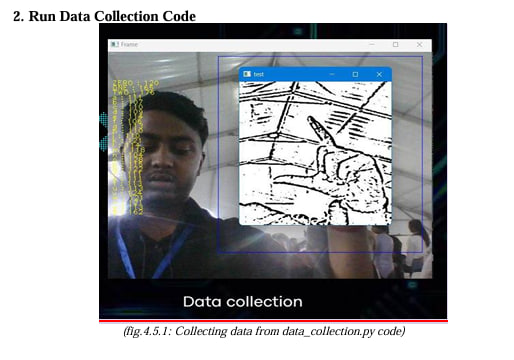
#> input picture Data_Collection Interface.jpg, 514 x 360 px; its folder holds only this picture in this run
$ python -i image_processing.py   (imports and definitions only)
#> lines starting #> are read from the running program, lines starting #| are printed output that depends on the picture; after the words box and inside, x2 and y2 are one past the last pixel; in counts of white or black regions, pixels touching at a corner belong together
import numpy as np
import cv2
import os

minValue = 70

def process_image(image_path):
#> called with image_path = 'Data_Collection Interface.jpg'
    frame = cv2.imread(image_path)
#> frame is the input picture: shape (360, 514, 3); mean B, G, R 172.7, 170.4, 169.7
    if frame is None:
        print(f"Error: Could not read the image {image_path}. Check the file path.")
        return None

    gray = cv2.cvtColor(frame, cv2.COLOR_BGR2GRAY)
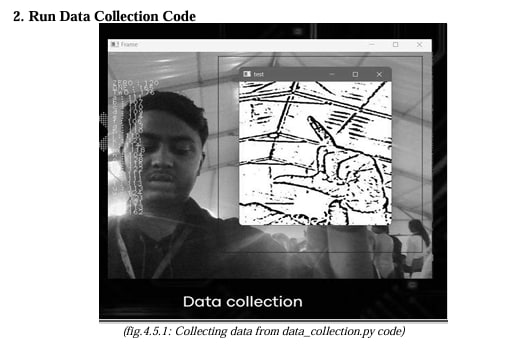
#> gray: shape (360, 514); min 0, max 255, mean 170.5
    blur = cv2.GaussianBlur(gray, (5, 5), 2)
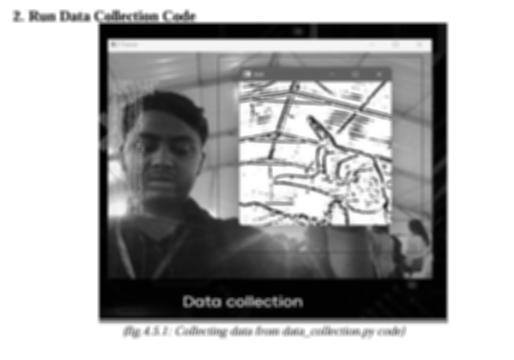
#> blur: shape (360, 514); min 0, max 255, mean 170.5

    th3 = cv2.adaptiveThreshold(blur, 255, cv2.ADAPTIVE_THRESH_GAUSSIAN_C, cv2.THRESH_BINARY_INV, 11, 2)
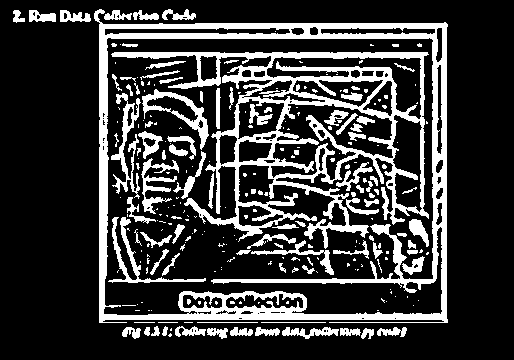
#> th3: shape (360, 514); 22.3% white; 260 white regions (165 under 20 px), largest, box (x1, y1, x2, y2) and area: (94, 9, 448, 323) 14612, (111, 52, 429, 249) 13233, (111, 93, 141, 199) 957
    ret, res = cv2.threshold(th3, minValue, 255, cv2.THRESH_BINARY_INV + cv2.THRESH_OTSU)
#> ret = 0

    return res

def process_images_in_folder(folder_path, output_folder_path):
    # Create the output folder if it doesn't exist
    if output_folder_path and not os.path.exists(output_folder_path):
        os.makedirs(output_folder_path)

    for filename in os.listdir(folder_path):
        if filename.lower().endswith(('.png', '.jpg', '.jpeg', '.bmp')):  # Check if the file is an image
            image_path = os.path.join(folder_path, filename)  # Create full path
            processed_image = process_image(image_path)

            if processed_image is not None:
                # Determine the output path
                if output_folder_path:
                    processed_image_path = os.path.join(output_folder_path, f"processed_{filename}")
                else:
                    processed_image_path = os.path.join(folder_path, f"processed_{filename}")

                # Save the processed image
                cv2.imwrite(processed_image_path, processed_image)
                print(f"Processed image saved as: {processed_image_path}")

# Specify the folder path containing the images
folder_path = r"E:\Hackathon Project\Smart Attendance System\data\train\E"
# Specify the output folder path (change or set to None as needed)
output_folder_path = r"E:\Hackathon Project\Smart Attendance System\data\Processed Images\E"

# [1 line not run here, left out]

>>> result = process_image('Data_Collection Interface.jpg')

$ run again, on signs.png
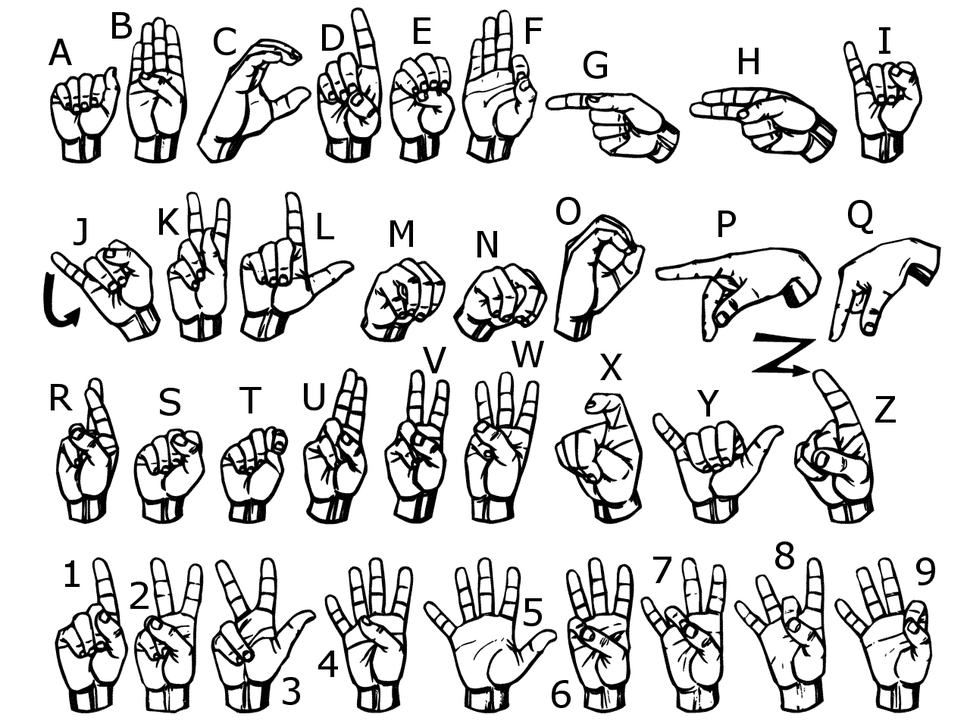
#> input picture signs.png, 970 x 727 px, shrunk from 1280 x 960 before the run
#> in process_image, frame is the input picture: shape (727, 970, 3); min 0, max 255, mean 217.6
#> in process_image, `blur = cv2.GaussianBlur(gray, (5, 5), 2)`:
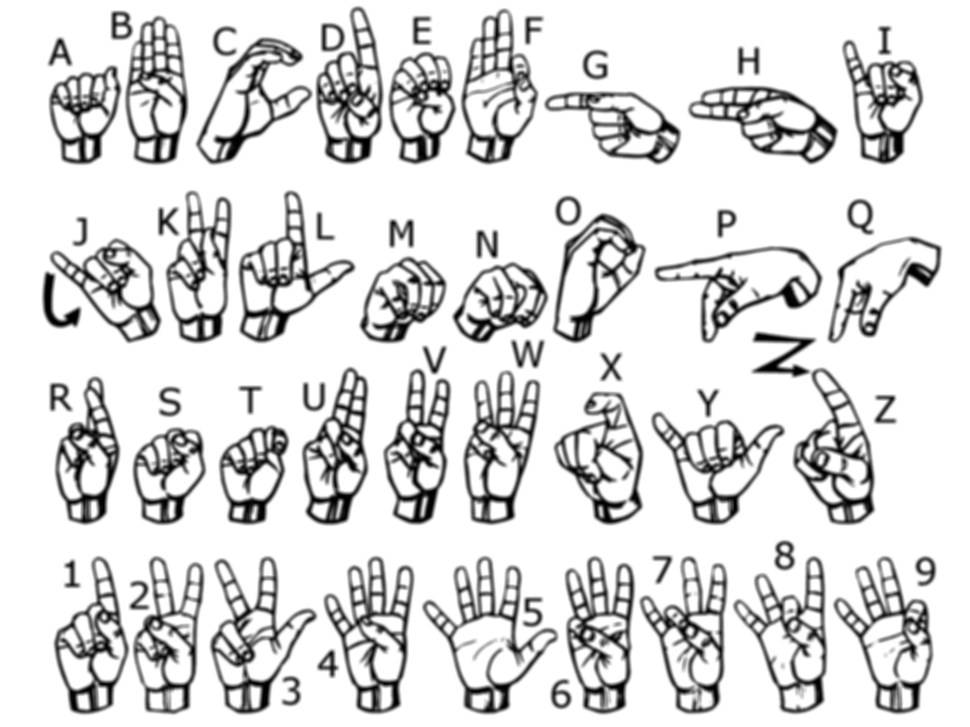
#> blur: shape (727, 970); min 0, max 255, mean 217.7
#> in process_image, `th3 = cv2.adaptiveThreshold(blur, 255, cv2.ADAPTIVE_THRESH_GAUSSIAN_C,..`:
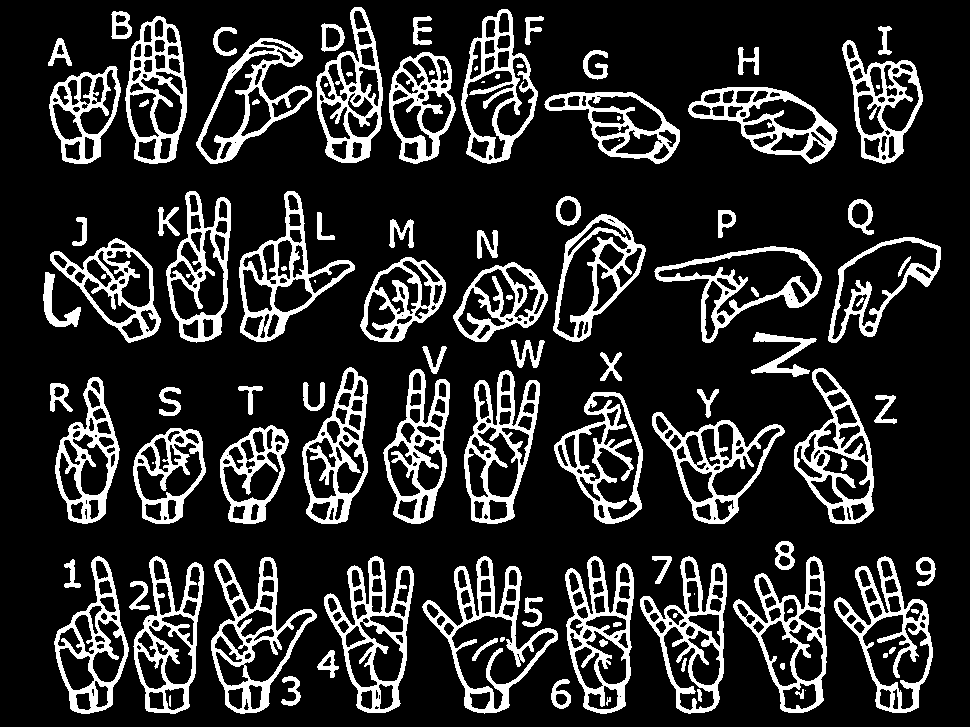
#> th3: shape (727, 970); 17.8% white; 111 white regions (12 under 20 px), largest, box (x1, y1, x2, y2) and area: (422, 556, 558, 714) 4190, (324, 556, 414, 713) 4113, (211, 557, 317, 714) 4016
#> ret = 0
